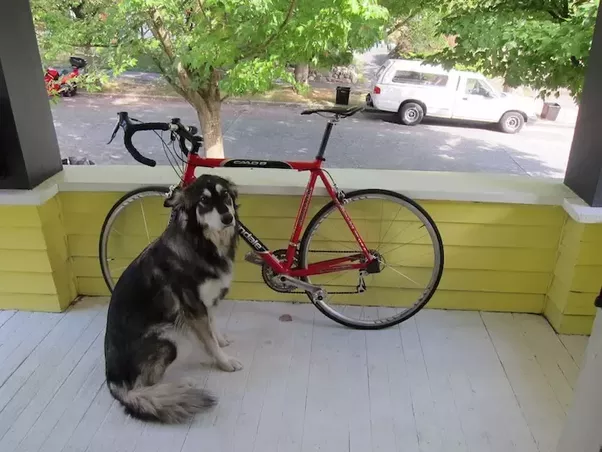
#> input picture 3.Edge_Detection/edge-detection1.png, 602 x 452 px
$ python vertical_edges.py
#> lines starting #> are read from the running program, lines starting #| are printed output that depends on the picture; after the words box and inside, x2 and y2 are one past the last pixel; in counts of white or black regions, pixels touching at a corner belong together
#> further down, im is the input picture: shape (452, 602, 3); mean R, G, B 135.2, 135.5, 114.6
from PIL import Image
import numpy as np

def rgb2gray(rgb):
    r, g, b = rgb[:,:,0], rgb[:,:,1], rgb[:,:,2]
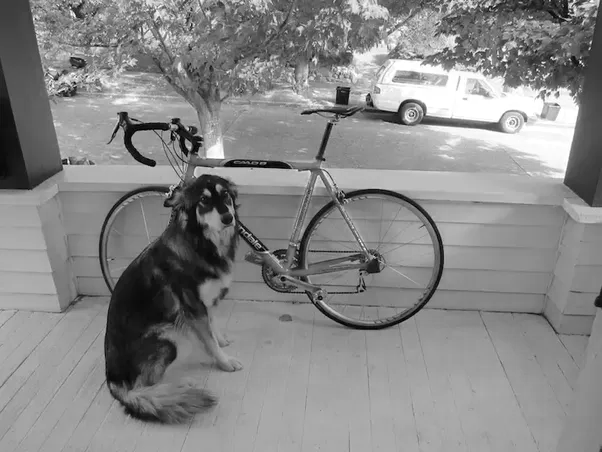
#> r: shape (452, 602); min 0, max 255, mean 135.2
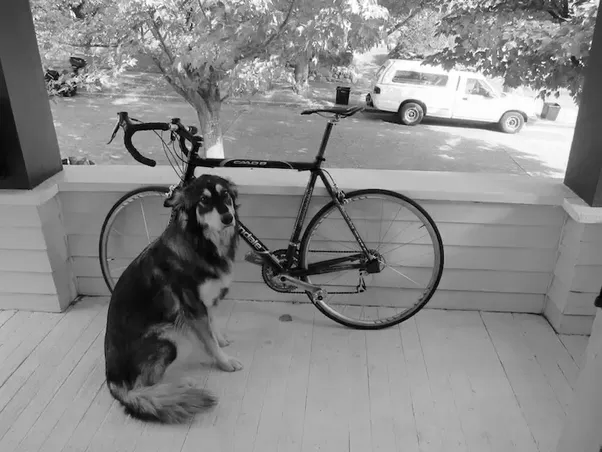
#> g: shape (452, 602); min 0, max 255, mean 135.5
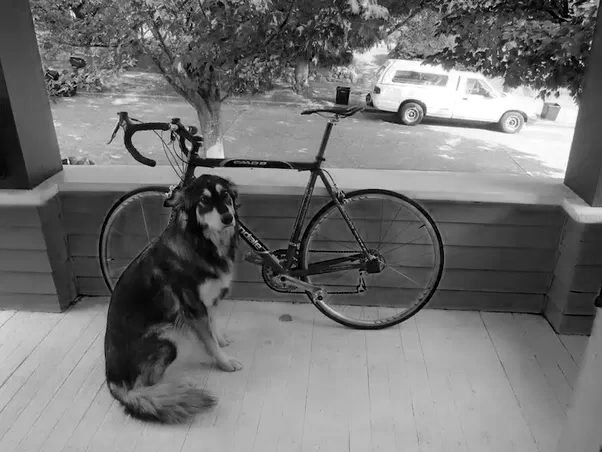
#> b: shape (452, 602); min 0, max 255, mean 114.6
    gray = 0.2989 * r + 0.5870 * g + 0.1140 * b
    return gray

def convolve3d_grayscale(image, kernel):
    output = np.zeros_like(image)
    image_padded = np.zeros((image.shape[0]+kernel.shape[0]-1,image.shape[1] + kernel.shape[1]-1))
    image_padded[kernel.shape[0]-2:-1:,kernel.shape[1]-2:-1:] = image
    image_padded[0,0]=image[0,0]
#> image_padded: shape (456, 606) float64; min 0, max 255, mean 131
    image_padded[-1,-1]=image[-1,-1]
#> image_padded: shape (456, 606) float64; min 0, max 255, mean 131
    for x in range(image.shape[1]):
        for y in range(image.shape[0]):
            output[y,x]=(kernel * image_padded[y: y+kernel.shape[0], x: x+kernel.shape[1]]).sum()
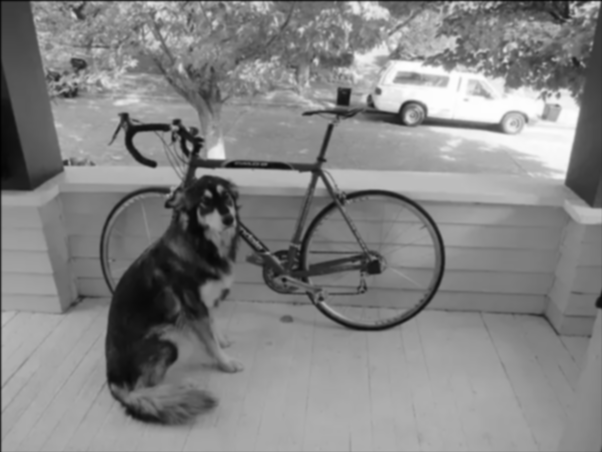
#> output: shape (452, 602) float64; min 2.5, max 254.4, mean 132.5
    return output

gaussian_blurr=np.array([[1,  4,  6,  4, 1],
                         [4, 16, 24, 16, 4],
                         [6, 24, 36, 24, 6],
                         [4, 16, 24, 16, 4],
                         [1,  4,  6,  4, 1]])/256

x_direction_kernel=np.array([[-1,0,1],
                             [-2,0,2],
                             [-1,0,1]])

y_direction_kernel=np.array([[-1,-2,-1],
                             [ 0, 0, 0],
                             [ 1, 2, 1]])

file_name="edge-detection1.png"
im = np.array(Image.open(file_name))
im=rgb2gray(im)
im=convolve3d_grayscale(im,gaussian_blurr)
im=convolve3d_grayscale(im,y_direction_kernel)
#> in convolve3d_grayscale (call 2), `image_padded[kernel.shape[0]-2:-1:,kernel.shape[1]-2:-1:] = image`:
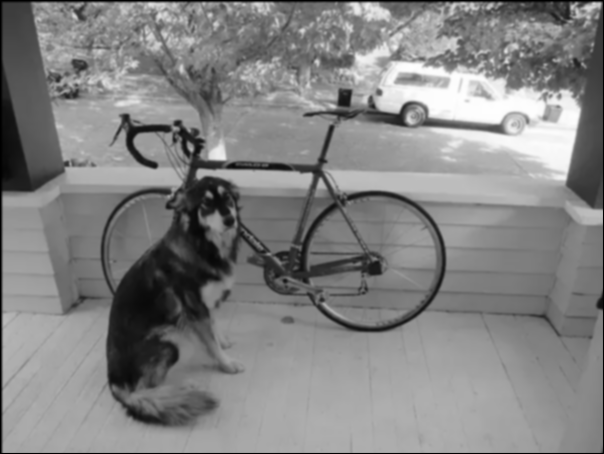
#> image_padded: shape (454, 604) float64; min 0, max 254.4, mean 131.4
#> in convolve3d_grayscale (call 2), `image_padded[0,0]=image[0,0]`: image_padded: shape (454, 604) float64; under 0.01% of pixels changed, all inside (x1, y1, x2, y2) = (0, 0, 1, 1)
#> in convolve3d_grayscale (call 2), `image_padded[-1,-1]=image[-1,-1]`: image_padded: shape (454, 604) float64; min 0, max 254.4, mean 131.4
#> after the loop in convolve3d_grayscale (call 2), `for x in range(image.shape[1]):`:
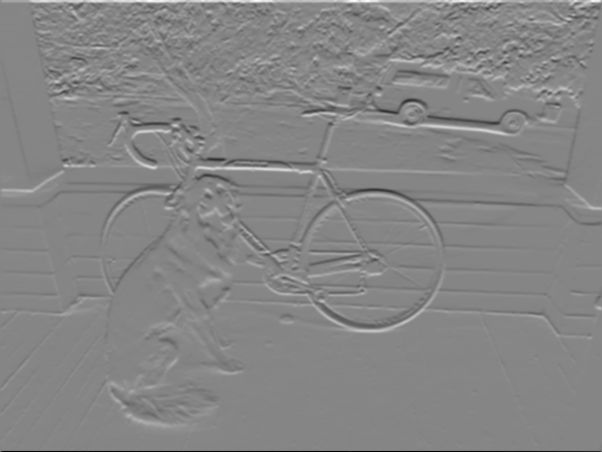
#> output: shape (452, 602) float64; min -699.1, max 635.1, mean 1; drawn with min black and max white
pil_img=Image.fromarray(im).convert('RGB')
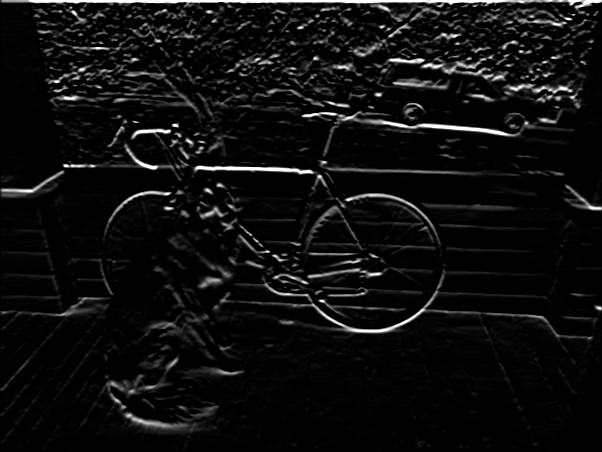
#> pil_img: PIL image 602x452 RGB; min 0, max 255, mean 14.7
pil_img.save('result_verical_edge.jpg')
